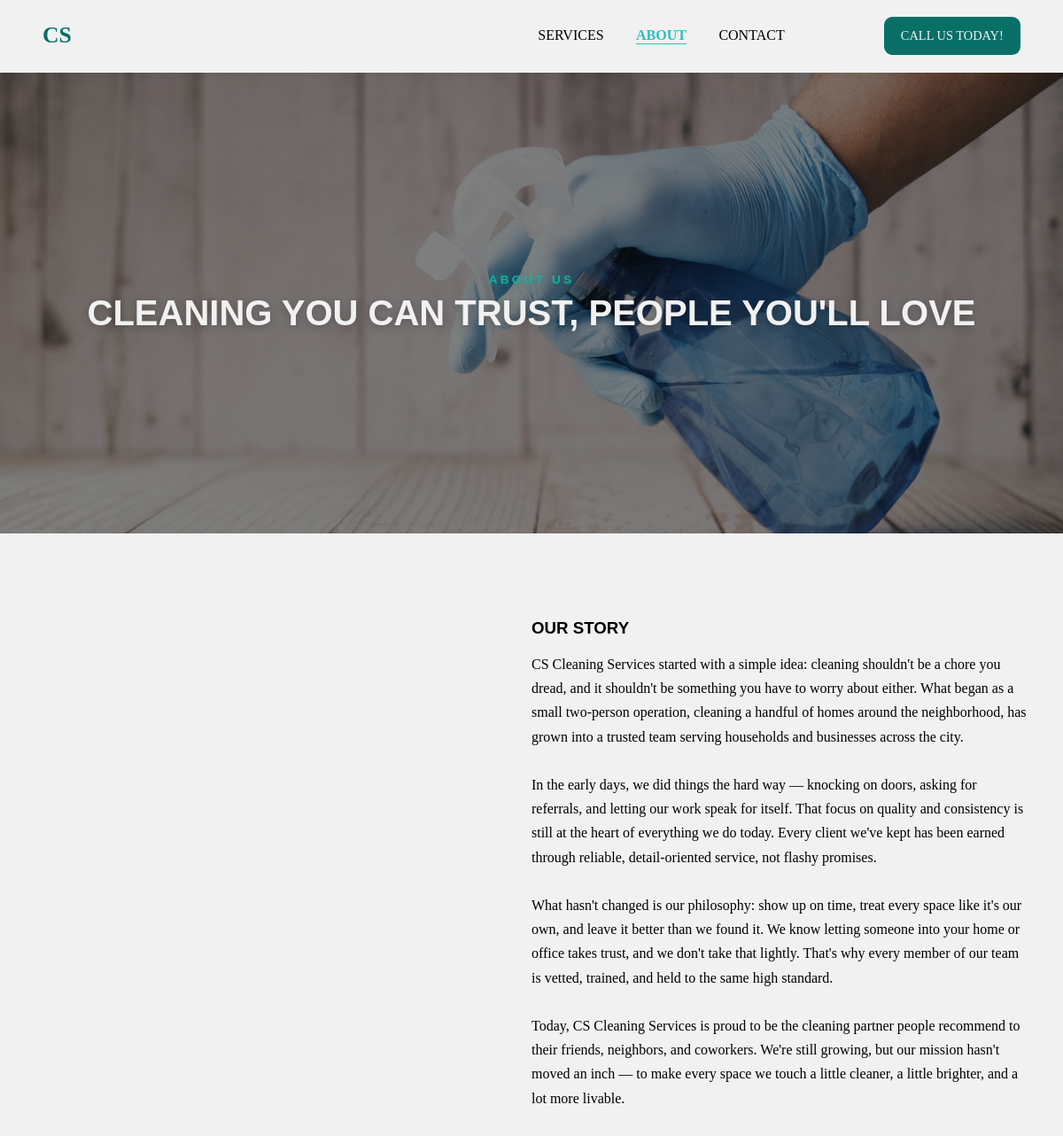
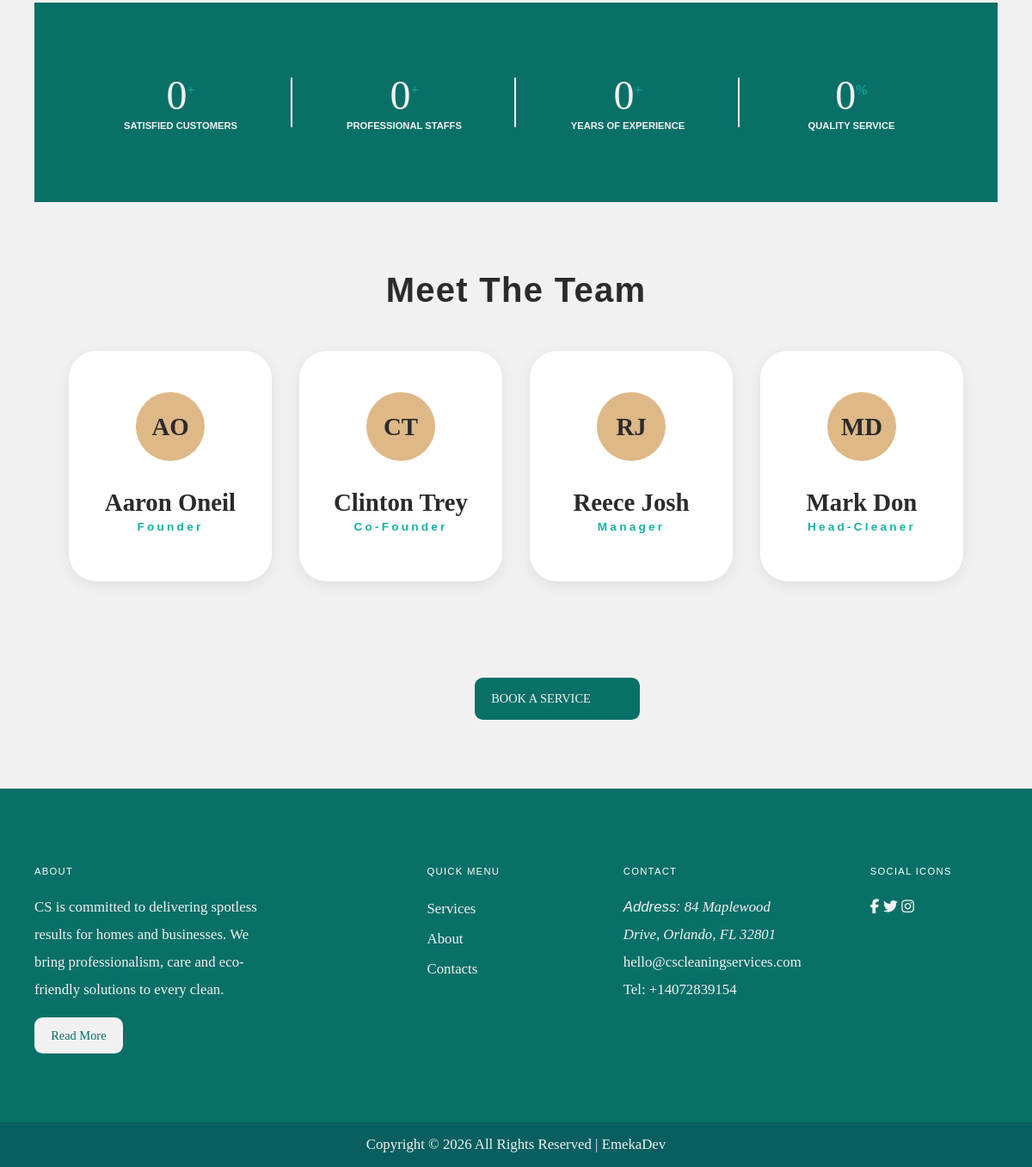
/about, run on the app's committed database (2 pictures, top to bottom).
### company/models.py (models this page shows, shortened)
class AboutStats(models.Model):
    figures = models.PositiveIntegerField()
    description = models.CharField(max_length=255)
    subset = models.CharField(max_length=1, blank=True, null=True)

class Team(models.Model):
    name = models.CharField(max_length=255)
    position = models.CharField(max_length=100)
    initial = models.CharField(max_length=2, blank=True, null=True)

class CompanyInfo(models.Model):
    company_name = models.CharField(max_length=255, default='')
    footer_about = models.CharField(max_length=255)
    address = models.CharField(max_length=100)
    address_link = models.URLField()
    email = models.EmailField()
    tel = models.PositiveIntegerField()

### company/views.py (the view)
# urls.py: path('about', about, name='about'),
def about(request):
    team = Team.objects.all()
    about_stats = AboutStats.objects.all()
    context = {
        'team': team,
        'about_stats': about_stats,
    }
    return render(request, 'about.html', context=context)

### company/context_processors.py (called while the page is built)
def global_site_data(request):
   return {
       'coy': CompanyInfo.objects.all().first(),
   }

### company/templates/about.html (shortened to what this page needs)
{% extends "base.html" %} {% load static %}
  {% block content %}
  <main>
    <section class="service-hero-image about-hero-image">
      <section class="service-hero-content">
        <h4>ABOUT US</h4>
        <h3>CLEANING YOU CAN TRUST, PEOPLE YOU'LL LOVE</h3>
      </section>
    </section>
    <section class="about-page">
      <section class="about-page-card">
        <div class="about-page-content story-text" id="story-text">
          <h3>OUR STORY</h3>
          <p id="story-paragraph">
            CS Cleaning Services started with a simple idea: cleaning shouldn't
            be a chore you dread, and it shouldn't be something you have to
            worry about either. What began as a small two-person operation,
            cleaning a handful of homes around the neighborhood, has grown into
            a trusted team serving households and businesses across the city.
            <br /><br />
            In the early days, we did things the hard way — knocking on doors,
            asking for referrals, and letting our work speak for itself. That
            focus on quality and consistency is still at the heart of everything
            we do today. Every client we've kept has been earned through
            reliable, detail-oriented service, not flashy promises.
            <br /><br />
            What hasn't changed is our philosophy: show up on time, treat every
            space like it's our own, and leave it better than we found it. We
            know letting someone into your home or office takes trust, and we
            don't take that lightly. That's why every member of our team is
            vetted, trained, and held to the same high standard.
            <br /><br />
            Today, CS Cleaning Services is proud to be the cleaning partner
            people recommend to their friends, neighbors, and coworkers. We're
            still growing, but our mission hasn't moved an inch — to make every
            space we touch a little cleaner, a little brighter, and a lot more
            livable.
          </p>
        </div>
      </section>
      <section class="stats">
        <section class="stats-grid">
          {% for item in about_stats%}
          <div class="stats-content">
            <p class="stat-number">
              <span class="count" data-target="{{item.figures}}">0</span
              ><sup>{{item.subset}}</sup>
            </p>
            <h5>{{item.description}}</h5>
          </div>
          {% endfor %}
        </section>
      </section>
      <section class="our-team-section">
        <h2>Meet The Team</h2>
        <section class="our-team-section-grid">
          {% for item in team %}
          <section class="team-members-card">
            <div><p>{{item.initial}}</p></div>
            <p>{{item.name}}</p>
            <h4>{{item.position}}</h4>
          </section>
          {% endfor %}
        </section>
      </section>
      <button class="call-button book-service-button">
        <a href=""
          >BOOK A SERVICE<img
        /></a>
      </button>
    </section>
  </main>
  {% endblock %}

### templates/base.html (shortened to what this page needs)
{% load static %}
<!doctype html>
<html lang="en">
  <head>
    <link rel="stylesheet" href="{% static 'css/index.css'%}" />
  </head>
  <body>
    {% include 'nav.html'%} {% block content %} {% endblock %}
    <div>{% include 'footer.html' %}</div>
  </body>
</html>

### templates/nav.html (shortened to what this page needs)
<header>
  <nav>
    <a href="{% url 'home' %}" class="cs">CS</a>
    <section class="nav-content" id="nav-content">
      <ul class="nav-bar" id="nav-bar">
        <li><a href="{% url 'service' %}">SERVICES</a></li>
        <li><a href="{% url 'about' %}">ABOUT</a></li>
        <li><a href="{% url 'contact' %}">CONTACT</a></li>
      </ul>
      <button class="call-button"><a href="">CALL US TODAY!</a></button>
    </section>
  </nav>
</header>

### templates/footer.html
<footer>
  <section class="footer-grid">
    <section class="about-card">
      <h6>ABOUT</h6>
      <p>{{coy.footer_about}}</p>
      <button class="call-button read-more-button">
        <a href="">Read More</a>
      </button>
    </section>
    <section class="quick-menu-card">
      <h6>QUICK MENU</h6>
      <ul>
        <li><a href="{% url 'service' %}">Services</a></li>
        <li><a href="{% url 'about' %}">About</a></li>
        <li><a href="{% url 'contact' %}">Contacts</a></li>
      </ul>
    </section>
    <section class="contact-card">
      <h6>CONTACT</h6>
      <address>
        Address:
        <a href="{{coy.address_link}}" target="_blank"> {{coy.address}}</a>
      </address>
      <p>
        <a href="mailto:{{coy.email}}"> {{coy.email}}</a>
      </p>
      <p>Tel:<a href="tel:{{coy.tel}}"> +{{coy.tel}}</a></p>
    </section>
    <section class="social-icon-card">
      <h6>SOCIAL ICONS</h6>
      <a href=""><i class="fa-brands fa-facebook-f"></i></a>
      <a href=""><i class="fa-brands fa-twitter"></i></a>
      <a href=""><i class="fa-brands fa-instagram"></i></a>
    </section>
  </section>
  <section class="copyright-card">
    <p>Copyright &copy; 2026 All Rights Reserved | <a href="">EmekaDev</a></p>
  </section>
</footer>

### data on the page
AboutStats: subset "+", description "SATISFIED CUSTOMERS"
AboutStats: subset "+", description "PROFESSIONAL STAFFS"
AboutStats: subset "+", description "YEARS OF EXPERIENCE"
AboutStats: subset "%", description "QUALITY SERVICE"
Team: initial "AO", name "Aaron Oneil", position "Founder"
Team: initial "CT", name "Clinton Trey", position "Co-Founder"
Team: initial "RJ", name "Reece Josh", position "Manager"
Team: initial "MD", name "Mark Don", position "Head-Cleaner"
CompanyInfo: footer_about "CS is committed to delivering spotless results for homes and businesses. We bring professionalism, care and eco-friendly solutions to every clean.", address "84 Maplewood Drive, Orlando, FL 32801", email "hello@cscleaningservices.com", tel "14072839154"
